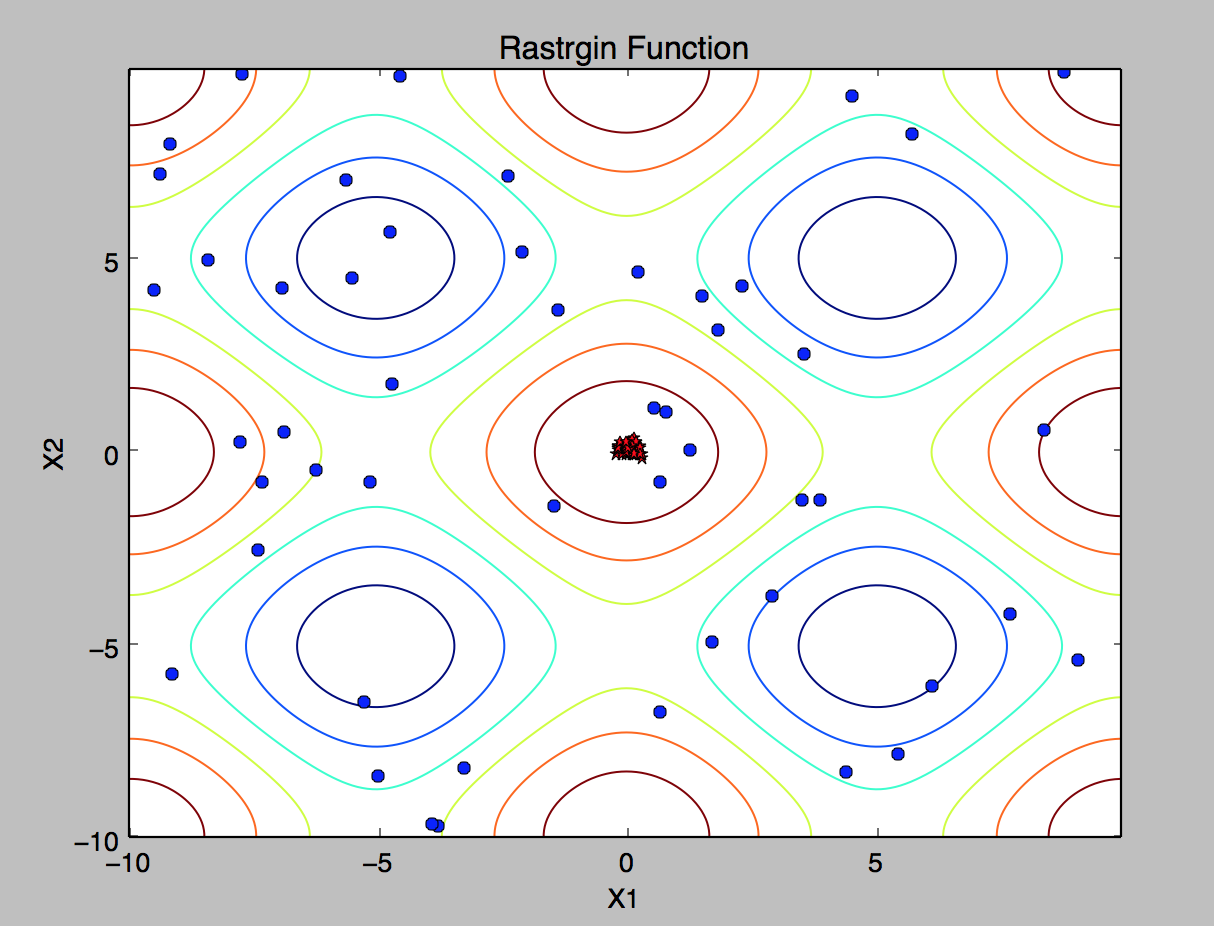

Recreate this plot in Python.
import matplotlib.pyplot as plt
import numpy as np
from random import sample
def func(x1, x2):
    return -20 - 0.01*x1**2 - 0.01*x2**2 \
           + 10*(np.cos(0.2*np.pi*x1)+np.cos(0.2*np.pi*x2))


def plotContour(ax, xlim, ylim):
    delta = 0.1
    x = np.arange(xlim[0], xlim[1], delta)
    y = np.arange(ylim[0], ylim[1], delta)
    X1, X2 = np.meshgrid(x, y)
    Z = func(X1,X2)
    ax.set_title("Rastrgin Function")
    ax.set_xlabel("X1")
    ax.set_ylabel("X2")
    cs = ax.contour(X1, X2, Z)
    return cs


def mapping(binNum, n):
    decVal = 20.0 * binNum/(np.power(2, n-1)) -10
    return decVal


def init(ax, n):
    x0_dec = []
    x1_dec = []
    L = 32
    max = np.power(2, L/2-1)
    x0_bin = np.random.randint(0, max, size=n)
    x1_bin = np.random.randint(0, max, size=n)
    for i in range(n):
        x0_dec.append(mapping(x0_bin[i], L/2))
        x1_dec.append(mapping(x1_bin[i], L/2))

    ax.plot(x0_dec, x1_dec, 'ob')
    return x0_bin, x1_bin, x0_dec, x1_dec

def selection(x0_dec, x1_dec, k):
    f = []
    for i in range(len(x0_dec)):
        f.append(func(x0_dec[i], x1_dec[i]))
    base = min(f)
    f = [x-base for x in f]
    cumSum = np.cumsum(f)
    new_x0_dec = []
    new_x1_dec = []
    #new_x0_bin = []
    #new_x1_bin = []
    f_index = [0] * k


    alpha = np.random.rand(k)*sum(f)
    for i in range(k):
        for j in range(len(x0_dec)):
            if alpha[i]> cumSum[j]:
                f_index[i] += 1
            else:

                break

    for index in f_index:
        new_x0_dec.append(x0_dec[f_index[index]])
        new_x1_dec.append(x1_dec[f_index[index]])
        #new_x0_bin.append(x0_bin[f_index[index]])
        #new_x1_bin.append(x1_bin[f_index[index]])
    return  new_x0_dec, new_x1_dec


def crossover(x0_dec, x1_dec, n):

    pc = 0.65
    pm = 0.075

    # choosing crossing site;
    N = 2* int(pc *  n/2)   #  number of parents who are ready to do crossover.
    L = 32
    parent_index =  sample(xrange(len(x0_dec)), N)
    i=0
    while i<len(parent_index):
        parent1_x0 = x0_dec[parent_index[i]]
        parent1_x1 = x1_dec[parent_index[i]]
        parent2_x0 = x0_dec[parent_index[i+1]]
        parent2_x1 = x1_dec[parent_index[i+1]]

        w = np.random.normal(0, 0.1, 4)
        child1_x0  = (parent1_x0+parent2_x0)/2 + w[0]
        child1_x1  = (parent1_x1+parent2_x1)/2 + w[1]
        child2_x0  = (parent1_x0+parent2_x0)/2 + w[2]
        child2_x1  = (parent1_x1+parent2_x1)/2 + w[3]

        x0_dec[parent_index[i]] = child1_x0
        x1_dec[parent_index[i]] = child1_x1
        x0_dec[parent_index[i+1]] = child2_x0
        x1_dec[parent_index[i+1]] = child2_x1


        i+=2


    ## Mutation
    for i in range(len(x0_dec)):
        val = np.random.rand()

        if val < pm :
            w = np.random.normal(0, 0.1, 2)
            x0_dec[i] += w[0]
            x1_dec[i] += w[1]



    return  x0_dec, x1_dec


def ga(ax):
    n = 50   #  number of initial points.
    L = 32

    x0_bin, x1_bin, x0_dec, x1_dec = init(ax, n)

    for iter in range(50):
        x0_dec, x1_dec = selection(x0_dec, x1_dec, k=len(x0_dec))
        x0_dec, x1_dec = crossover(x0_dec, x1_dec, n)  # crossover and mutation

    plt.plot(x0_dec, x1_dec, '*r')

def main():
    f, (ax) = plt.subplots(1,1, sharex=False)
    plotContour(ax, [-10,10] , [-10,10])
    ga(ax)
    plt.show()

if  __name__ == "__main__":
    main()
